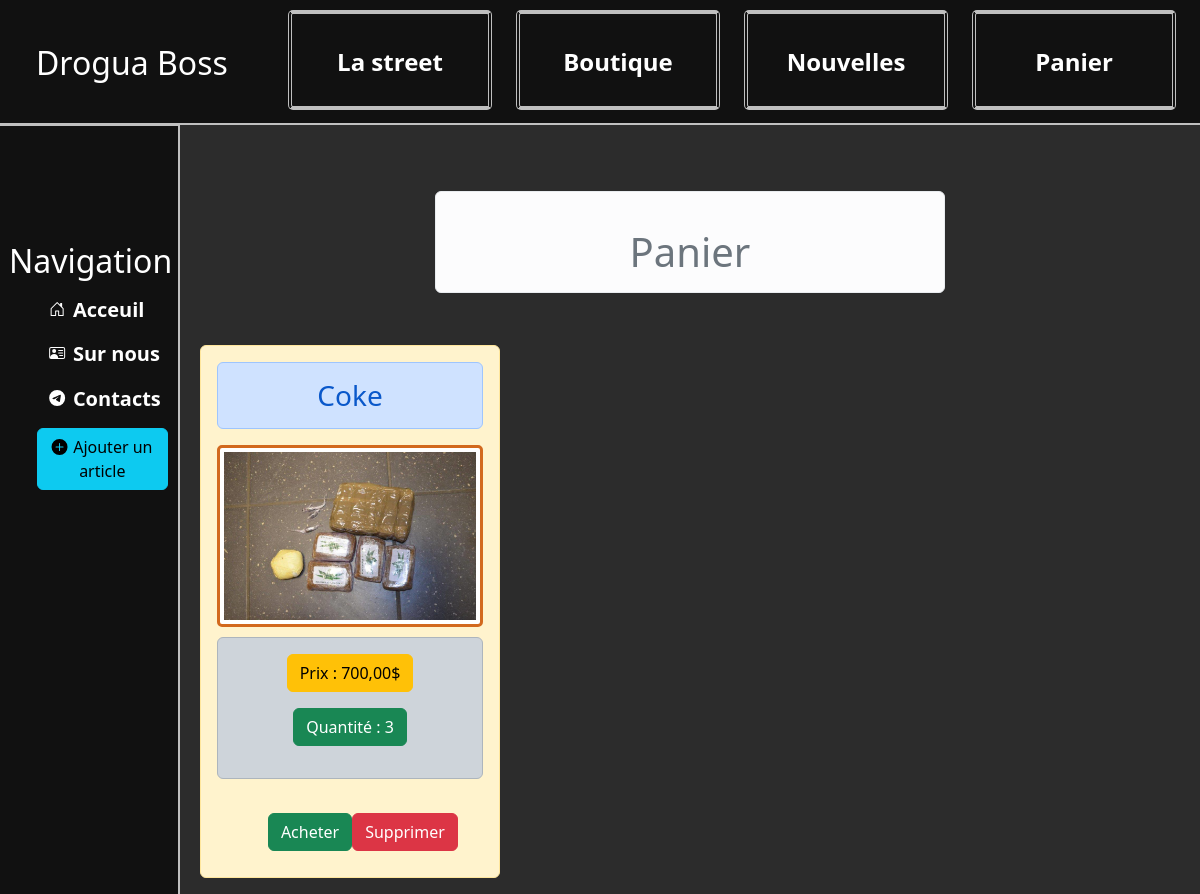
The app's page /shop/cart/ (signed in), older data.
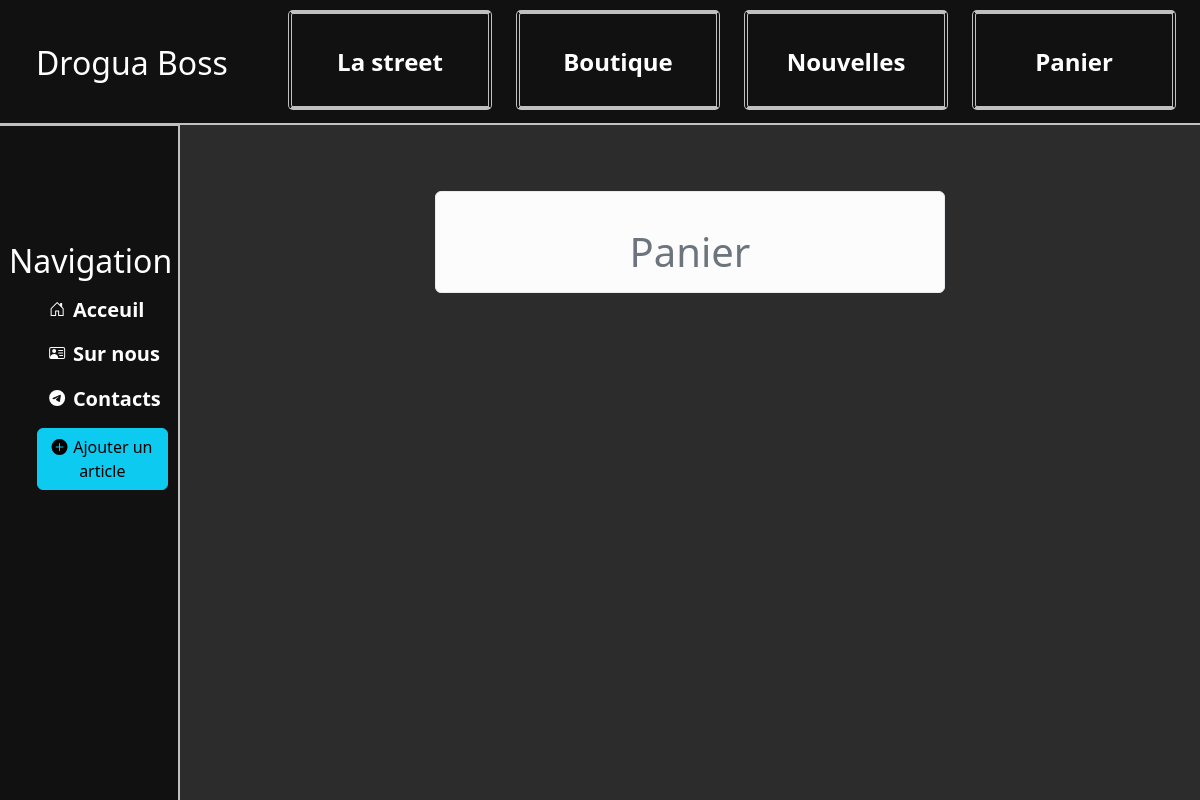
The same page, newer data.
### shop/models.py (models this page shows, shortened)
class CartItem(models.Model):
    cart = models.ForeignKey(Cart, on_delete=models.CASCADE)
    product = models.ForeignKey(Product, on_delete=models.CASCADE)
    quantity = models.PositiveIntegerField(default=1)

class Product(models.Model):
    name = models.CharField('Nom du produit', max_length=200)
    price = models.DecimalField('Prix', max_digits=10, decimal_places=2)
    image = models.ImageField('Illustration', upload_to='product_images/')

### shop/views.py (the view, shortened to what this page needs)
# urls.py: path('cart/', views.CartView.as_view(), name='cart'),
@method_decorator(user_passes_test(is_admin, login_url='/users/login'), name='dispatch')
class CartView(ListView):
    model = Cart
    template_name = 'cart.html'
    context_object_name = 'cart'
    def get_queryset(self):
        return Cart.objects.filter(user=self.request.user)
    def get_context_data(self, **kwargs):
        context = super().get_context_data(**kwargs)
        cart = self.get_queryset().first()  # Récupérer le panier de l'utilisateur
        if cart:
            cart_items = CartItem.objects.filter(cart=cart)
            context['cart_items'] = cart.cartitem_set.all()  # Récupérer les produits du panier
        return context

### shop/views.py (called while the page is built)
def is_admin(user):
    return user.is_authenticated

### shop/templates/shop/cart_list.html (shortened to what this page needs)
{% extends 'main/layout.html' %}
{% block content %}
<h1 id="ti" class="alert alert-light"><span>Panier</span></h1>
{% for cart_item in cart_items %}
    <div>
        <div class="product alert alert-warning cart_item">
            <h3 class="alert alert-primary">{{ cart_item.product.name }}</h3>
            <img src="{{ cart_item.product.image.url }}" alt="{{ product.name }}" class="img-product img-thumbnail">
            <div class="alert alert-dark">
                <p class="btn btn-warning prix_panier">Prix : <span id="multipli">{{ cart_item.product.price }}</span>$</p><br>
                <p class="btn btn-success">Quantité : <span id="par">{{ cart_item.quantity }}</span></p>
            </div>
            <a href="{% url 'error' %}"><button type="submit" class="btn btn-success" id="buy">Acheter</button></a>
        <form method="POST" action="{% url 'delete_cart_item' cart_item.pk %}">
            <button type="submit" class="btn btn-danger">Supprimer</button>
        </form>
    </div>
{% endfor %}
{% endblock %}

### main/templates/main/layout.html (shortened to what this page needs)
{% load static %}
<!DOCTYPE html>
<html lang="en">
<head>
    <link rel="stylesheet" href="{% static 'main/css/bootstrap.min.css' %}">
    <link rel="stylesheet" href="{% static 'main/css/style.css' %}">
</head>
<body>
<header>
    <h1>
    Drogua Boss
    </h1>
    <a href="{% url 'cart' %}">
        <div class="navigate" >
            <span class="text">Panier</span>
        </div>
    </a>
    <a href="{% url 'news_home' %}">
        <div class="navigate" id="big">
            <span class="text">Nouvelles</span>
        </div>
    </a>
    <a href="{% url 'shop' %}">
        <div class="navigate">
            <span class="text">Boutique</span>
        </div>
    </a>
    <a href="#">
        <div class="navigate" id="la">
            <span class="text">La street</span>
        </div>
    </a>
</header>
<div class="wrapper">
    <aside id="aside">
            <h2>Navigation</h2>
            <ul>
                <li><a href="{% url 'home' %}">Acceuil</a></li>
                <li><a href="{% url 'about' %}">Sur nous</a></li>
                <li><a href="{% url 'contacts' %}">Contacts</a></li>
                {% if user.is_staff %}
                    <li><a href="{% url 'create' %}"><button class="btn btn-info"><svg xmlns="http://www.w3.org/2000/svg" width="16" height="16" fill="currentColor" class="bi bi-plus-circle-fill" viewBox="0 0 16 16">
                        <path d="M16 8A8 8 0 1 1 0 8a8 8 0 0 1 16 0zM8.5 4.5a.5.5 0 0 0-1 0v3h-3a.5.5 0 0 0 0 1h3v3a.5.5 0 0 0 1 0v-3h3a.5.5 0 0 0 0-1h-3v-3z"/>
                        </svg>Ajouter un article</button></a>
                    </li>
                {% endif %}
            </ul>
    </aside>
    <main>
        {% block content %}
        {% endblock %}
    </main>
</div>
</body>
</html>

### main/static/main/css/style.css (style rules this page uses)
* { margin: 0; padding: 0; }
body { background-color: rgb(241, 239, 239); }
aside { width: 15%; margin-top: 125px; background-color: #111111; height: 155vh; position: fixed; top: -0px; float: left; color: #fff; z-index: 1; border-right: 2px solid silver; border-top: 1px solid silver; display: block; }
header { width: 100%; background-color: #111111; height: 125px; color: #fff; position: relative; z-index: 1; border-bottom: 2px solid silver; }
body { background: #2c2c2c; color: #fff; }
main { text-align: center; justify-content: center; margin-left: 15%; z-index: 0; }
aside h2 { margin-top: 65%; margin-left: 5%; }
header h1 { line-height: 125px; margin-left: 3%; font-size: 2rem; width: 23%; }
aside ul li a { color: #fff; text-decoration: none; }
aside ul li { list-style: none; margin-top: 10%; font-size: 1.25rem; font-weight: 600; margin-left: 10%; transition: transform .75s ease; }
.navigate { background-color: #111111; color: #fff; width: 17%; height: 100px; float: right; text-align: center; border-radius: 5px; margin-right: 2%; font-size: 1.5rem; font-weight: 600; line-height: 95px; transition: all .8s ease; text-decoration: none; position: relative; bottom: 100%; border-bottom: 4px solid silver; border-top: 4px solid silver; border-left: 4.5px double silver; border-right: 4.5px double silver; }
.alert-light { width: 50%; margin-top: 7%; text-align: center; position: relative; left: 25%; height: auto; bottom: 5px; }
aside ul li a button { width: 100%; position: relative; left: -10px; font-size: 1.3rem; font-weight: 600; }
aside ul li a svg { position: relative; left: -3px; top: -2.5px; width: 20%; }

Row changes from the older to the newer data that the page shows:
removed CartItem: product.name "Coke", product.image (picture), product.price "700,00", quantity "3"
